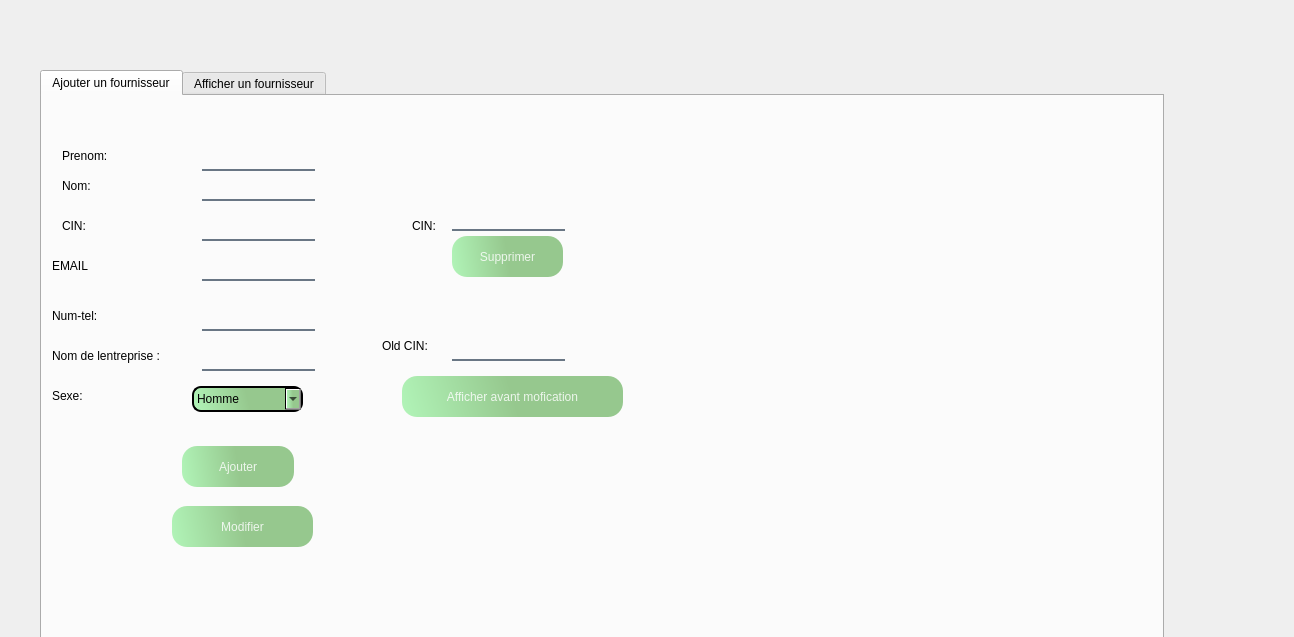
<?xml version="1.0" encoding="UTF-8"?>
<ui version="4.0">
 <class>fourn</class>
 <widget class="QDialog" name="fourn">
  <property name="geometry">
   <rect>
    <x>0</x>
    <y>0</y>
    <width>1294</width>
    <height>637</height>
   </rect>
  </property>
  <property name="windowTitle">
   <string>Dialog</string>
  </property>
  <widget class="QTabWidget" name="Emp_2">
   <property name="geometry">
    <rect>
     <x>40</x>
     <y>70</y>
     <width>1124</width>
     <height>611</height>
    </rect>
   </property>
   <property name="styleSheet">
    <string notr="true">GroupBox {
color: #ffffff;
border: 3px solid #010203;
font: 8pt &quot;MS Reference Sans Serif&quot;;
border-radius: 15px;
padding: 5px;
background: qradialgradient(cx: 0.3, cy: -0.4,
fx: 0.3, fy: -0.4,
radius: 3, stop: 0 #010203, stop: 1 #c4c9c7);
min-width: 80px;
}

QPushButton:hover {
background: qradialgradient(cx: 0.3, cy: -0.4,
fx: 0.3, fy: -0.4,
radius: 3, stop: 0 #010203, stop: 1 #010203);
}

 QPushButton:pressed {
background: qradialgradient(cx: 0.4, cy: -0.1,
fx: 0.4, fy: -0.1,
radius: 3, stop: 0 #c4c9c7, stop: 1 #c4c9c7);
}</string>
   </property>
   <property name="currentIndex">
    <number>0</number>
   </property>
   <widget class="QWidget" name="tab">
    <attribute name="title">
     <string>Ajouter un fournisseur</string>
    </attribute>
    <widget class="QLineEdit" name="l_CIN">
     <property name="geometry">
      <rect>
       <x>160</x>
       <y>120</y>
       <width>113</width>
       <height>25</height>
      </rect>
     </property>
     <property name="minimumSize">
      <size>
       <width>113</width>
       <height>0</height>
      </size>
     </property>
     <property name="styleSheet">
      <string notr="true">QLineEdit
{
background-color:rgba(0,0,0,0);
border:none;
border-bottom:2px solid rgba(105,118,132,255);

padding-bottom:7px;
}</string>
     </property>
     <property name="text">
      <string/>
     </property>
    </widget>
    <widget class="QPushButton" name="ajouter">
     <property name="geometry">
      <rect>
       <x>140</x>
       <y>350</y>
       <width>112</width>
       <height>41</height>
      </rect>
     </property>
     <property name="styleSheet">
      <string notr="true">QPushButton{
	
	
	background-color: qlineargradient(spread:pad, x1:0, y1:0.5056, x2:0.5, y2:0.477, stop:0 rgba(176, 242, 182, 255), stop:1 rgba(150, 200, 142, 255));
    color:rgba(255,255,255,210);
	border-radius:15px;

}
QPushButton:hover{
	
	background-color: qlineargradient(spread:pad, x1:0, y1:0.5056, x2:0.5, y2:0.477, stop:0 rgba(40, 67, 98, 219), stop:1 rgba(105, 118, 132, 226));
 	border-radius:15px;
}</string>
     </property>
     <property name="text">
      <string>Ajouter</string>
     </property>
    </widget>
    <widget class="QLineEdit" name="l_prenom">
     <property name="geometry">
      <rect>
       <x>160</x>
       <y>50</y>
       <width>113</width>
       <height>25</height>
      </rect>
     </property>
     <property name="styleSheet">
      <string notr="true">QLineEdit
{
background-color:rgba(0,0,0,0);
border:none;
border-bottom:2px solid rgba(105,118,132,255);

padding-bottom:7px;
}</string>
     </property>
     <property name="text">
      <string/>
     </property>
    </widget>
    <widget class="QLineEdit" name="l_nom">
     <property name="geometry">
      <rect>
       <x>160</x>
       <y>80</y>
       <width>113</width>
       <height>25</height>
      </rect>
     </property>
     <property name="styleSheet">
      <string notr="true">QLineEdit
{
background-color:rgba(0,0,0,0);
border:none;
border-bottom:2px solid rgba(105,118,132,255);

padding-bottom:7px;
}</string>
     </property>
     <property name="text">
      <string/>
     </property>
    </widget>
    <widget class="QLineEdit" name="l_entreprise">
     <property name="geometry">
      <rect>
       <x>160</x>
       <y>250</y>
       <width>113</width>
       <height>25</height>
      </rect>
     </property>
     <property name="styleSheet">
      <string notr="true">QLineEdit
{
background-color:rgba(0,0,0,0);
border:none;
border-bottom:2px solid rgba(105,118,132,255);

padding-bottom:7px;
}</string>
     </property>
    </widget>
    <widget class="QLineEdit" name="l_tel">
     <property name="geometry">
      <rect>
       <x>160</x>
       <y>210</y>
       <width>113</width>
       <height>25</height>
      </rect>
     </property>
     <property name="styleSheet">
      <string notr="true">QLineEdit
{
background-color:rgba(0,0,0,0);
border:none;
border-bottom:2px solid rgba(105,118,132,255);

padding-bottom:7px;
}</string>
     </property>
    </widget>
    <widget class="QLabel" name="label">
     <property name="geometry">
      <rect>
       <x>20</x>
       <y>120</y>
       <width>69</width>
       <height>20</height>
      </rect>
     </property>
     <property name="text">
      <string>CIN:</string>
     </property>
    </widget>
    <widget class="QLabel" name="label_3">
     <property name="geometry">
      <rect>
       <x>20</x>
       <y>80</y>
       <width>69</width>
       <height>20</height>
      </rect>
     </property>
     <property name="text">
      <string>Nom:</string>
     </property>
    </widget>
    <widget class="QLabel" name="label_5">
     <property name="geometry">
      <rect>
       <x>10</x>
       <y>250</y>
       <width>131</width>
       <height>20</height>
      </rect>
     </property>
     <property name="text">
      <string>Nom de lentreprise : </string>
     </property>
    </widget>
    <widget class="QLabel" name="label_6">
     <property name="geometry">
      <rect>
       <x>10</x>
       <y>290</y>
       <width>69</width>
       <height>20</height>
      </rect>
     </property>
     <property name="text">
      <string>Sexe:</string>
     </property>
    </widget>
    <widget class="QLabel" name="label_7">
     <property name="geometry">
      <rect>
       <x>10</x>
       <y>210</y>
       <width>69</width>
       <height>20</height>
      </rect>
     </property>
     <property name="text">
      <string>Num-tel:</string>
     </property>
    </widget>
    <widget class="QLabel" name="label_2">
     <property name="geometry">
      <rect>
       <x>20</x>
       <y>50</y>
       <width>69</width>
       <height>20</height>
      </rect>
     </property>
     <property name="text">
      <string>Prenom:</string>
     </property>
    </widget>
    <widget class="QPushButton" name="modifier">
     <property name="geometry">
      <rect>
       <x>130</x>
       <y>410</y>
       <width>141</width>
       <height>41</height>
      </rect>
     </property>
     <property name="styleSheet">
      <string notr="true">QPushButton{
	
	
	background-color: qlineargradient(spread:pad, x1:0, y1:0.5056, x2:0.5, y2:0.477, stop:0 rgba(176, 242, 182, 255), stop:1 rgba(150, 200, 142, 255));
    color:rgba(255,255,255,210);
	border-radius:15px;

}
QPushButton:hover{
	
	background-color: qlineargradient(spread:pad, x1:0, y1:0.5056, x2:0.5, y2:0.477, stop:0 rgba(40, 67, 98, 219), stop:1 rgba(105, 118, 132, 226));
 	border-radius:15px;
}</string>
     </property>
     <property name="text">
      <string>Modifier</string>
     </property>
    </widget>
    <widget class="QComboBox" name="l_sexe">
     <property name="geometry">
      <rect>
       <x>150</x>
       <y>290</y>
       <width>111</width>
       <height>26</height>
      </rect>
     </property>
     <property name="styleSheet">
      <string notr="true">QComboBox {
    border-radius: 9px;
    border: 2px solid #000000;
    background: qlineargradient(spread: pad, x1: 0, y1: 0.5056, x2: 0.5, y2: 0.477, stop: 0 rgba(176, 242, 182, 255), stop: 1 rgba(150, 200, 142, 255));
    color: #000000; /* Couleur du texte */
}
</string>
     </property>
     <item>
      <property name="text">
       <string>Homme</string>
      </property>
     </item>
     <item>
      <property name="text">
       <string>Femme</string>
      </property>
     </item>
    </widget>
    <widget class="QPushButton" name="supprimer">
     <property name="geometry">
      <rect>
       <x>410</x>
       <y>140</y>
       <width>111</width>
       <height>41</height>
      </rect>
     </property>
     <property name="styleSheet">
      <string notr="true">QPushButton{
	
	
	background-color: qlineargradient(spread:pad, x1:0, y1:0.5056, x2:0.5, y2:0.477, stop:0 rgba(176, 242, 182, 255), stop:1 rgba(150, 200, 142, 255));
    color:rgba(255,255,255,210);
	border-radius:15px;

}
QPushButton:hover{
	
	background-color: qlineargradient(spread:pad, x1:0, y1:0.5056, x2:0.5, y2:0.477, stop:0 rgba(40, 67, 98, 219), stop:1 rgba(105, 118, 132, 226));
 	border-radius:15px;
}</string>
     </property>
     <property name="text">
      <string>Supprimer</string>
     </property>
     <property name="icon">
      <iconset theme="poubelle">
       <normaloff>../Projetcpp</normaloff>../Projetcpp</iconset>
     </property>
    </widget>
    <widget class="QLineEdit" name="l_CIN_2">
     <property name="geometry">
      <rect>
       <x>410</x>
       <y>110</y>
       <width>113</width>
       <height>25</height>
      </rect>
     </property>
     <property name="styleSheet">
      <string notr="true">QLineEdit
{
background-color:rgba(0,0,0,0);
border:none;
border-bottom:2px solid rgba(105,118,132,255);

padding-bottom:7px;
}</string>
     </property>
     <property name="text">
      <string/>
     </property>
    </widget>
    <widget class="QLabel" name="label_8">
     <property name="geometry">
      <rect>
       <x>370</x>
       <y>120</y>
       <width>69</width>
       <height>20</height>
      </rect>
     </property>
     <property name="text">
      <string>CIN:</string>
     </property>
    </widget>
    <widget class="QLineEdit" name="l_CIN_3">
     <property name="geometry">
      <rect>
       <x>410</x>
       <y>240</y>
       <width>113</width>
       <height>25</height>
      </rect>
     </property>
     <property name="minimumSize">
      <size>
       <width>113</width>
       <height>0</height>
      </size>
     </property>
     <property name="styleSheet">
      <string notr="true">QLineEdit
{
background-color:rgba(0,0,0,0);
border:none;
border-bottom:2px solid rgba(105,118,132,255);

padding-bottom:7px;
}</string>
     </property>
     <property name="text">
      <string/>
     </property>
    </widget>
    <widget class="QPushButton" name="modifier_2">
     <property name="geometry">
      <rect>
       <x>360</x>
       <y>280</y>
       <width>221</width>
       <height>41</height>
      </rect>
     </property>
     <property name="styleSheet">
      <string notr="true">QPushButton{
	
	
	background-color: qlineargradient(spread:pad, x1:0, y1:0.5056, x2:0.5, y2:0.477, stop:0 rgba(176, 242, 182, 255), stop:1 rgba(150, 200, 142, 255));
    color:rgba(255,255,255,210);
	border-radius:15px;

}
QPushButton:hover{
	
	background-color: qlineargradient(spread:pad, x1:0, y1:0.5056, x2:0.5, y2:0.477, stop:0 rgba(40, 67, 98, 219), stop:1 rgba(105, 118, 132, 226));
 	border-radius:15px;
}</string>
     </property>
     <property name="text">
      <string>Afficher avant mofication</string>
     </property>
    </widget>
    <widget class="QLabel" name="label_9">
     <property name="geometry">
      <rect>
       <x>340</x>
       <y>240</y>
       <width>69</width>
       <height>20</height>
      </rect>
     </property>
     <property name="text">
      <string>Old CIN:</string>
     </property>
    </widget>
    <widget class="QLineEdit" name="l_email">
     <property name="geometry">
      <rect>
       <x>160</x>
       <y>160</y>
       <width>113</width>
       <height>25</height>
      </rect>
     </property>
     <property name="styleSheet">
      <string notr="true">QLineEdit
{
background-color:rgba(0,0,0,0);
border:none;
border-bottom:2px solid rgba(105,118,132,255);

padding-bottom:7px;
}</string>
     </property>
    </widget>
    <widget class="QLabel" name="label_17">
     <property name="geometry">
      <rect>
       <x>10</x>
       <y>160</y>
       <width>131</width>
       <height>20</height>
      </rect>
     </property>
     <property name="text">
      <string>EMAIL</string>
     </property>
    </widget>
   </widget>
   <widget class="QWidget" name="tab_2">
    <attribute name="title">
     <string>Afficher un fournisseur</string>
    </attribute>
    <layout class="QHBoxLayout" name="horizontalLayout">
     <item>
      <widget class="QTableView" name="tab_etud">
       <property name="styleSheet">
        <string notr="true">QTableView
{
border-radius:9px;
border: 2px solid #000000;
background: qradialgradient(cx: 0.3, cy: -0.4,
fx: 0.0, fy: -0.0,
radius: 1.89, stop: 0 #ffffff, stop: 1 #999);
}</string>
       </property>
      </widget>
     </item>
     <item>
      <widget class="QLabel" name="background_7">
       <property name="text">
        <string/>
       </property>
       <property name="pixmap">
        <pixmap>../ground.jpg</pixmap>
       </property>
      </widget>
     </item>
     <item>
      <widget class="QLabel" name="background_2">
       <property name="text">
        <string/>
       </property>
       <property name="pixmap">
        <pixmap>../backgroung qt1.jpg</pixmap>
       </property>
      </widget>
     </item>
    </layout>
    <zorder>background_7</zorder>
    <zorder>background_2</zorder>
    <zorder>tab_etud</zorder>
   </widget>
  </widget>
 </widget>
 <resources/>
 <connections/>
</ui>
